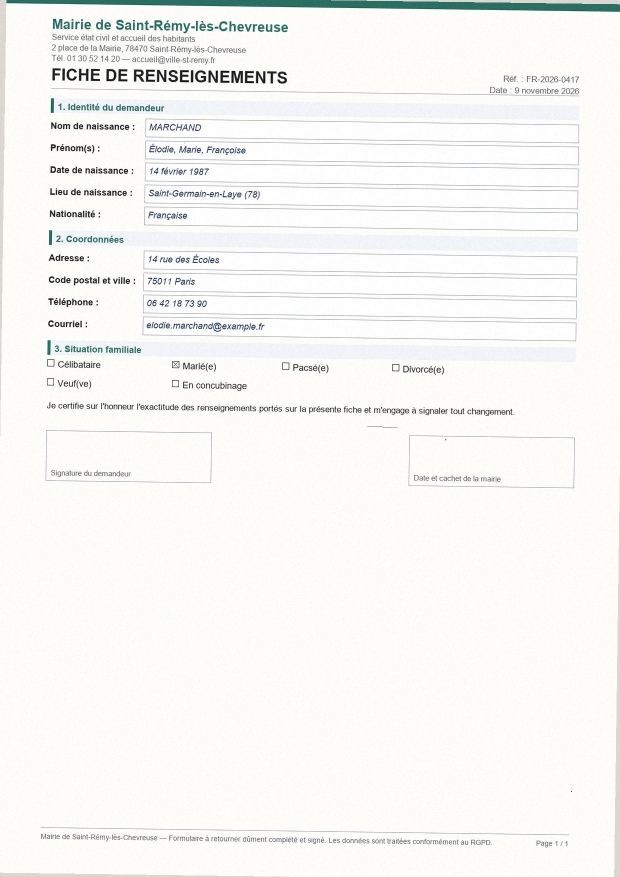
#> input picture ocr_app/data/test_suite/scans/scan_002.jpg, 1240 x 1754 px (shown at 1/2 size)
$ python -i preprocess.py   (imports and definitions only)
#> lines starting #> are read from the running program, lines starting #| are printed output that depends on the picture
#> further down, picture is the input picture: PIL image 1240x1754 RGB; mean R, G, B 245.8, 246.2, 243.3
### v2/src/core/pipeline/image_quality.py
"""T2.2 — Triage de qualité d'image avant OCR (numpy + PIL, sans cv2).

Trois indicateurs :
- netteté      : variance du Laplacien (basse = flou) ;
- inclinaison  : angle dominant par profil de projection (méthode numpy) ;
- contraste    : écart-type des niveaux de gris (RMS).
"""

from __future__ import annotations

import io
import math
from dataclasses import dataclass

import numpy as np
from PIL import Image

SHARP_THRESHOLD = 120.0
LOW_CONTRAST_THRESHOLD = 32.0
SKEW_TOLERANCE = 2.0


@dataclass(frozen=True, slots=True)
class QualityReport:
    sharpness: float
    contrast: float
    skew_degrees: float

    @property
    def is_blurry(self) -> bool:
        return self.sharpness < SHARP_THRESHOLD

    @property
    def is_low_contrast(self) -> bool:
        return self.contrast < LOW_CONTRAST_THRESHOLD

    @property
    def is_skewed(self) -> bool:
        return abs(self.skew_degrees) > SKEW_TOLERANCE

    @property
    def needs_preprocessing(self) -> bool:
        return self.is_blurry or self.is_low_contrast or self.is_skewed


def _gray_array(image: Image.Image) -> np.ndarray:
    return np.asarray(image.convert("L"), dtype=np.float64)


def laplacian_variance(image: Image.Image) -> float:
    """Variance du Laplacien (noyau 3×3), mesure classique de netteté."""
    gray = _gray_array(image)
    if gray.size == 0:
        return 0.0
    kernel = np.array([[0.0, 1.0, 0.0], [1.0, -4.0, 1.0], [0.0, 1.0, 0.0]])
    padded = np.pad(gray, 1, mode="edge")
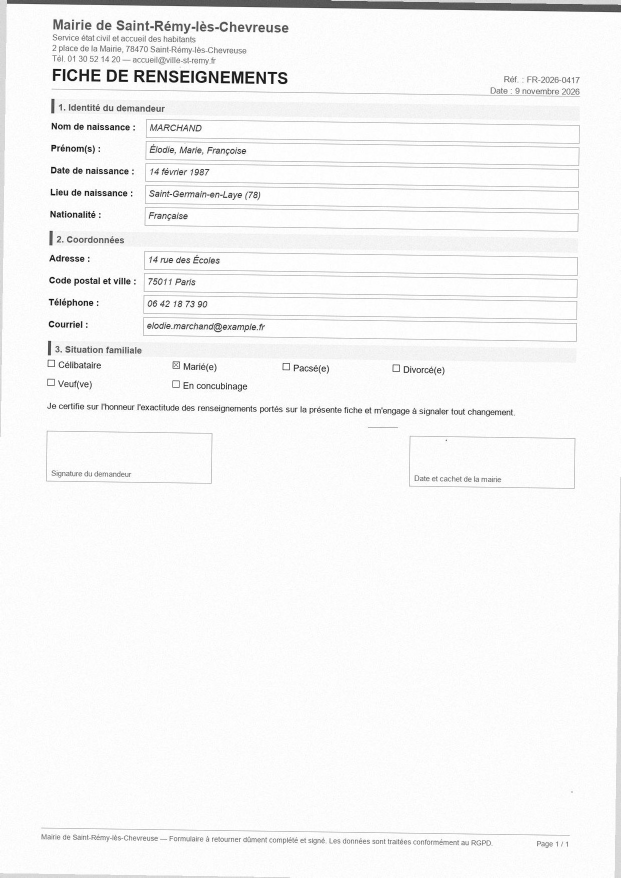
#> padded: shape (1756, 1242) float64 (shown at 1/2 size); min 0, max 255, mean 245.8
    height, width = gray.shape
#> height = 1754; width = 1240
    response = np.zeros_like(gray)
    for i in range(3):
        for j in range(3):
            response += kernel[i, j] * padded[i : i + height, j : j + width]
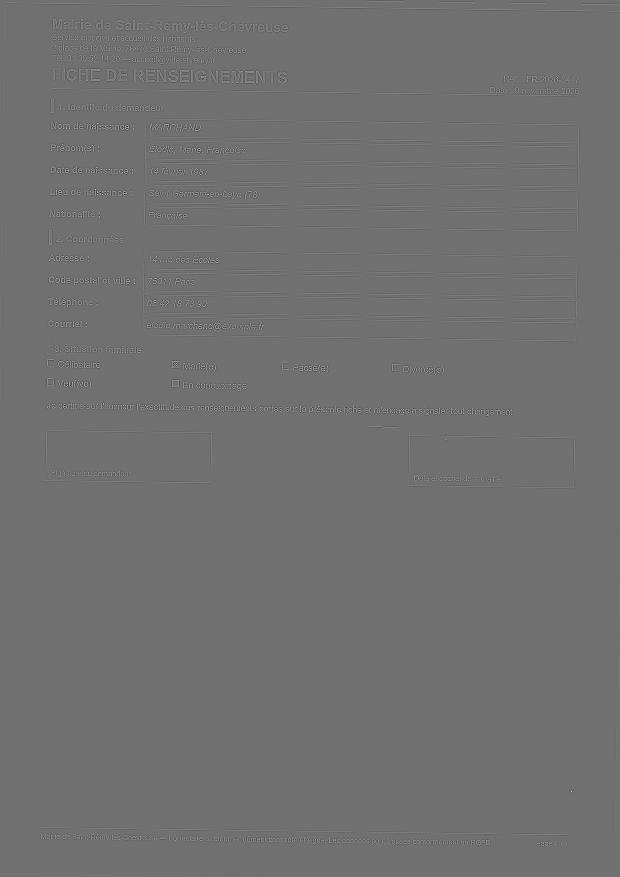
#> response: shape (1754, 1240) float64 (shown at 1/2 size); min -530, max 666, mean 0; drawn with min black and max white
    return float(response.var())


def rms_contrast(image: Image.Image) -> float:
    gray = _gray_array(image)
    return float(gray.std()) if gray.size else 0.0


def _projection_score(angle: float, gray: np.ndarray) -> float:
    """Variance des profils de projection horizontaux après rotation.

    Un texte aligné produit des rangées nettement séparées → variance élevée.
    """
    image = Image.fromarray(gray.astype(np.uint8))
    rotated = image.rotate(angle, resample=Image.Resampling.BILINEAR, fillcolor=255)
    array = np.asarray(rotated, dtype=np.float64)
    row_sums = (255.0 - array).sum(axis=1)
    return float(row_sums.var())


def estimate_skew(image: Image.Image, max_angle: float = 8.0, step: float = 0.5) -> float:
    """Angle d'inclinaison dominant en degrés (recherche grossière ±8°).

    ``gray`` est réduit en largeur pour rester rapide sur une page 300 DPI.
    """
#> called with max_angle = 8, step = 0.5
    gray = _gray_array(image)
    if gray.size == 0:
        return 0.0
    small = Image.fromarray(gray.astype(np.uint8))
    if small.width > 900:
        ratio = 900 / small.width
#> ratio = 0.726
        small = small.resize((900, max(1, int(small.height * ratio))))
    reduced = np.asarray(small, dtype=np.uint8)

    best_angle = 0.0
    best_score = -math.inf
    angle = -max_angle
    while angle <= max_angle + 1e-9:
        score = _projection_score(angle, reduced)
        if score > best_score:
            best_score = score
            best_angle = angle
        angle = round(angle + step, 3)
#> this loop made 33 passes
#> (score, best_score) on passes 1 to 12: (29827129.6, 29827129.6), (30057526.5, 30057526.5), (30905145.1, 30905145.1), (32295213.6, 32295213.6), (34053093.4, 34053093.4), (35881885.2, 35881885.2), (38120501.3, 38120501.3), (41009976.8, 41009976.8), (43961718, 43961718), (46598188.7, 46598188.7), (49280609.5, 49280609.5), (52936571.1, 52936571.1)
#> score on passes 19 to 24: 179209255.4, 120622308.4, 88147025.1, 68737994.2, 54892788.2, 44759466
#> pass 1, in _projection_score, `rotated = image.rotate(angle, resample=Image.Resampling.BILINEAR, fill..`:
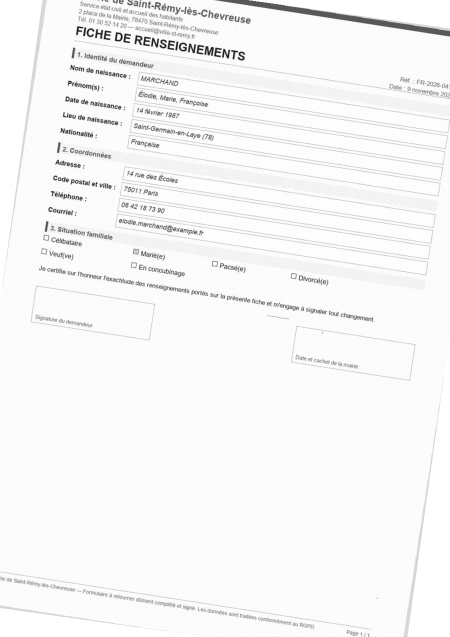
#> rotated: PIL image 900x1273 L (shown at 1/2 size); min 3, max 255, mean 246.2
#> pass 2, in _projection_score (call 2), `rotated = image.rotate(angle, resample=Image.Resampling.BILINEAR, fill..`:
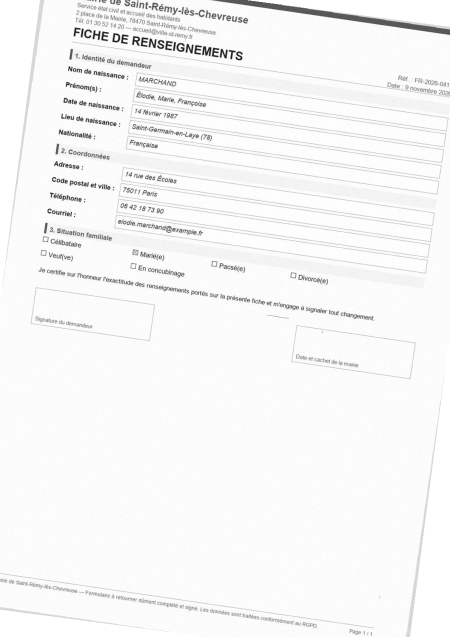
#> rotated: PIL image 900x1273 L (shown at 1/2 size); min 6, max 255, mean 246.2
#> after the loop, best_angle = 0.5; best_score = 189797919.6
    # ``best_angle`` est l'angle de CORRECTION (rotation à appliquer pour
    # redresser) ; l'inclinaison du document est son opposé.
    return -best_angle


def triage(image: Image.Image) -> QualityReport:
    buf = io.BytesIO()
    image.convert("L").save(buf, format="PNG")
    buf.seek(0)
    with Image.open(buf) as opened:
        opened.load()
        quality = opened.copy()
    return QualityReport(
        sharpness=laplacian_variance(quality),
        contrast=rms_contrast(quality),
        skew_degrees=estimate_skew(quality),
    )

### v2/src/core/pipeline/preprocess.py
"""T2.3 — Prétraitement adaptatif : redressement, Sauvola local, DPI.

Aucune dépendance lourde : numpy + PIL (cv2 absent du noyau, R1).
Le prétraitement est piloté par le triage qualité (T2.2) : chaque étape ne
s'exécute que si elle est nécessaire, ou sur demande explicite.
"""

from __future__ import annotations

from dataclasses import dataclass

import numpy as np
from PIL import Image

from core.pipeline.image_quality import QualityReport, estimate_skew, triage

MAX_DPI = 300
MIN_DPI = 150
TARGET_DPI = 300


@dataclass(frozen=True, slots=True)
class PreprocessConfig:
    """Options de prétraitement ; ``None`` = décision automatique par triage."""

    deskew: bool | None = None
    binarize: bool | None = None
    target_dpi: int | None = None
    sauvola_window: int = 25
    sauvola_k: float = 0.2


@dataclass(frozen=True, slots=True)
class PreprocessResult:
    image: Image.Image
    applied: tuple[str, ...]
    quality_before: QualityReport
    quality_after: QualityReport


def _to_gray(image: Image.Image) -> np.ndarray:
    return np.asarray(image.convert("L"), dtype=np.float64)


# [47 lines left out: functions deskew, _box_mean, sauvola_binarize, not called in this run]


def is_low_resolution(dpi: int | None) -> bool:
    """Vrai si la résolution native est insuffisante pour l'OCR."""
    return dpi is not None and dpi < MIN_DPI


# [4 lines left out: function clamp_dpi, not called in this run]


def preprocess(
    image: Image.Image,
    *,
    dpi: int | None = None,
    config: PreprocessConfig | None = None,
) -> PreprocessResult:
    """Applique le prétraitement adaptatif et retourne l'image + journal.

    Politique par défaut (mesurée T2.6) :
    - deskew automatique si inclinaison détectée (gain constaté) ;
    - Sauvola opt-in uniquement (la binarisation automatique dégrade le CER
      sur le corpus 2026 : 37,6 % brut vs 42,0 % binarisé sur scans).
    """
    config = config or PreprocessConfig()
    quality_before = triage(image)

    do_deskew = config.deskew if config.deskew is not None else quality_before.is_skewed
#> do_deskew = False
    do_binarize = bool(config.binarize)

    applied: list[str] = []
    result = image.convert("RGB")

    if do_deskew:
        result, angle = deskew(result)
        if angle:
            applied.append(f"deskew:{angle:+.1f}deg")

    if do_binarize:
        result = sauvola_binarize(
            result, window=config.sauvola_window, k=config.sauvola_k
        ).convert("RGB")
        applied.append("sauvola")

    if is_low_resolution(dpi):
        applied.append(f"upsample:{dpi}->{clamp_dpi(dpi)}dpi")

    quality_after = triage(result)
#> the loop in estimate_skew (call 2), `while angle <= max_angle + 1e-9:` made 33 passes
#> score on passes 19 to 30: 179209255.4, 120622308.4, 88147025.1, 68737994.2, 54892788.2, 44759466, 38139159.7, 34122671.7, 31545739.5, 29051151.9, 26977016.5, 25778655.1
#> pass 3, in _projection_score (call 36), `rotated = image.rotate(angle, resample=Image.Resampling.BILINEAR, fill..`:
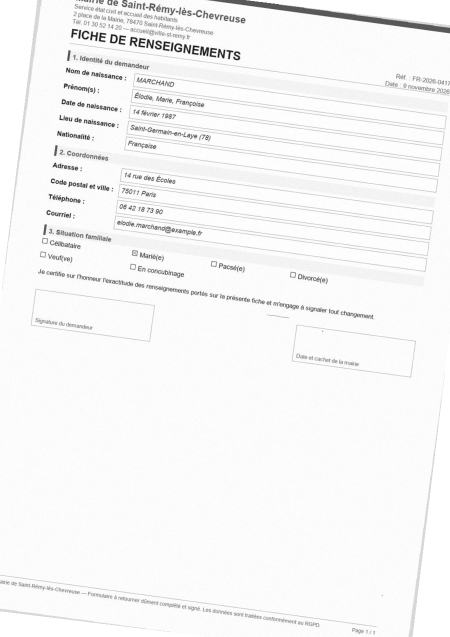
#> rotated: PIL image 900x1273 L (shown at 1/2 size); min 8, max 255, mean 246.2
    return PreprocessResult(
        image=result,
        applied=tuple(applied),
        quality_before=quality_before,
        quality_after=quality_after,
    )

>>> from PIL import Image
>>> picture = Image.open('../../../../ocr_app/data/test_suite/scans/scan_002.jpg')
>>> result = preprocess(picture)

$ run again, on ocr_app/data/test_suite/scans/scan_009.png
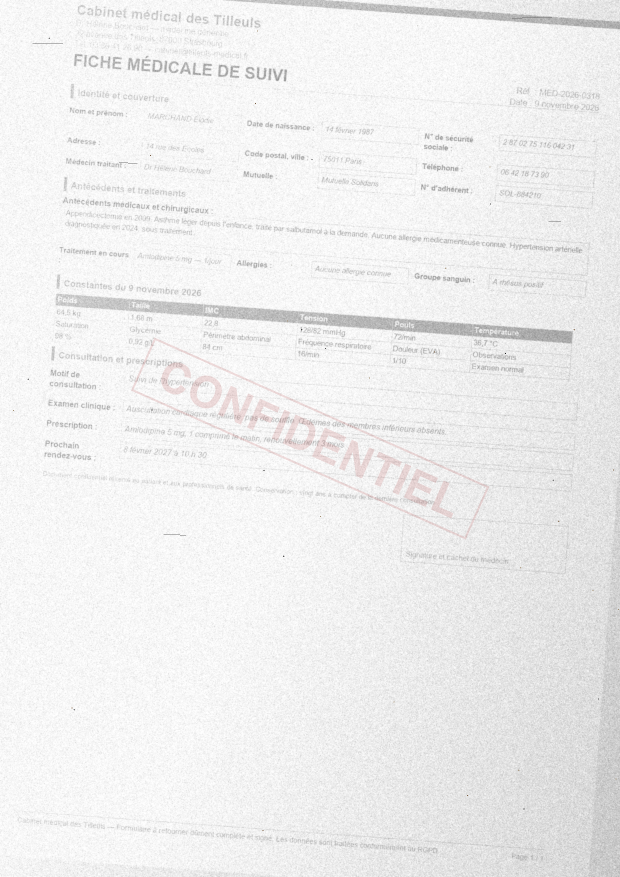
#> input picture ocr_app/data/test_suite/scans/scan_009.png, 1240 x 1754 px (shown at 1/2 size)
#> picture is the input picture: PIL image 1240x1754 RGB; mean R, G, B 238.4, 238.2, 238.2
#> the loop in estimate_skew, `while angle <= max_angle + 1e-9:` made 33 passes
#> (score, best_score) on passes 1, 8, 9, 10, 11, 12, 13, 14: (8029671.9, 8029671.9), (8085985.6, 8085985.6), (8219588.8, 8219588.8), (8324606.1, 8324606.1), (8616343.4, 8616343.4), (8974722.3, 8974722.3), (9243533.5, 9243533.5), (9596428.1, 9596428.1)
#> after the loop in estimate_skew, `while angle <= max_angle + 1e-9:`: best_angle = 4; best_score = 34811535.4
#> do_deskew = True
#> the loop in estimate_skew (call 2), `while angle <= max_angle + 1e-9:` made 33 passes
#> skew = -4
#> correction = 4
#> in deskew, `rotated = image.rotate( correction, resample=Image.Resampling.BICUBIC,..`:
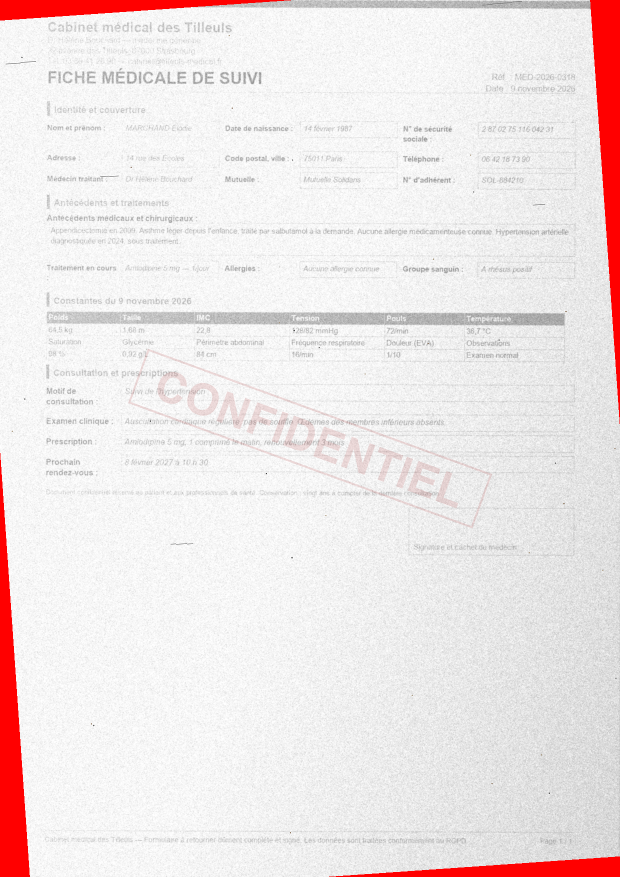
#> rotated: PIL image 1240x1754 RGB (shown at 1/2 size); mean R, G, B 238.9, 229.8, 229.8
#> the loop in estimate_skew (call 3), `while angle <= max_angle + 1e-9:` made 33 passes
#> (score, best_score) on passes 1 to 8: (6758059.1, 6758059.1), (6782016.3, 6782016.3), (6973409.1, 6973409.1), (7222084.1, 7222084.1), (7354202.8, 7354202.8), (7565960.5, 7565960.5), (8076124.3, 8076124.3), (8711606.6, 8711606.6)
#> pass 1, in _projection_score (call 67), `rotated = image.rotate(angle, resample=Image.Resampling.BILINEAR, fill..`:
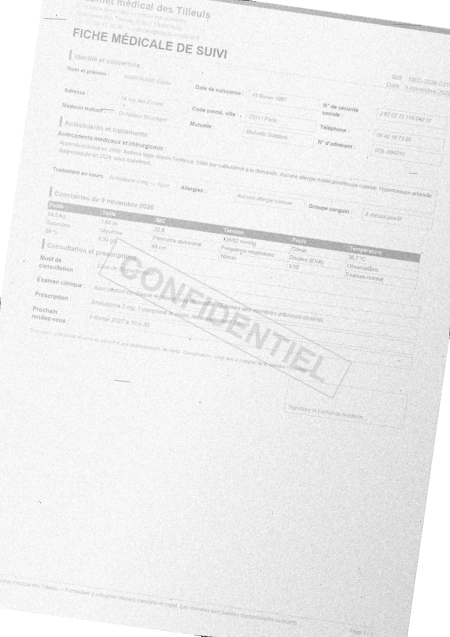
#> rotated: PIL image 900x1273 L (shown at 1/2 size); min 67, max 255, mean 238.8
